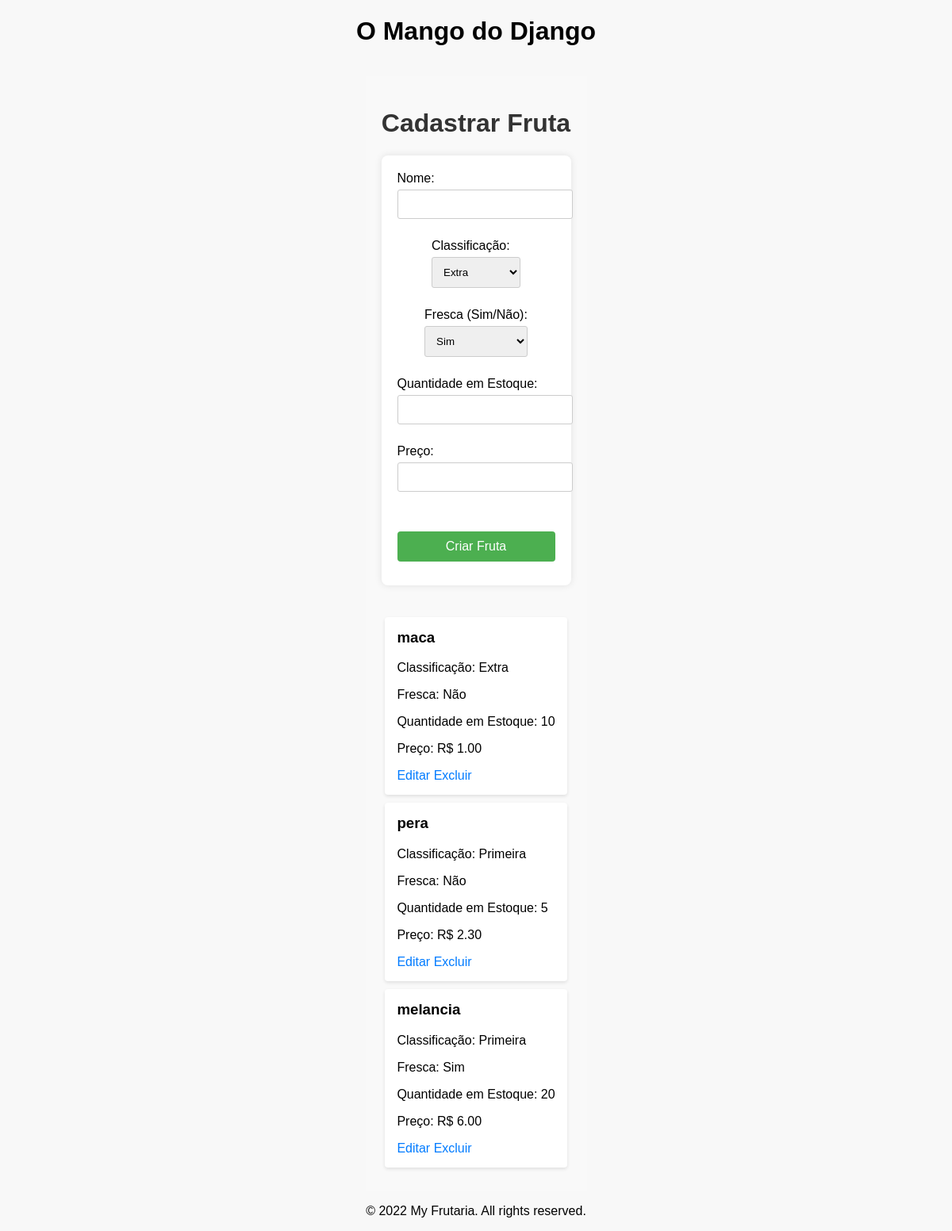
Before: /create_fruit/ with the older database file.
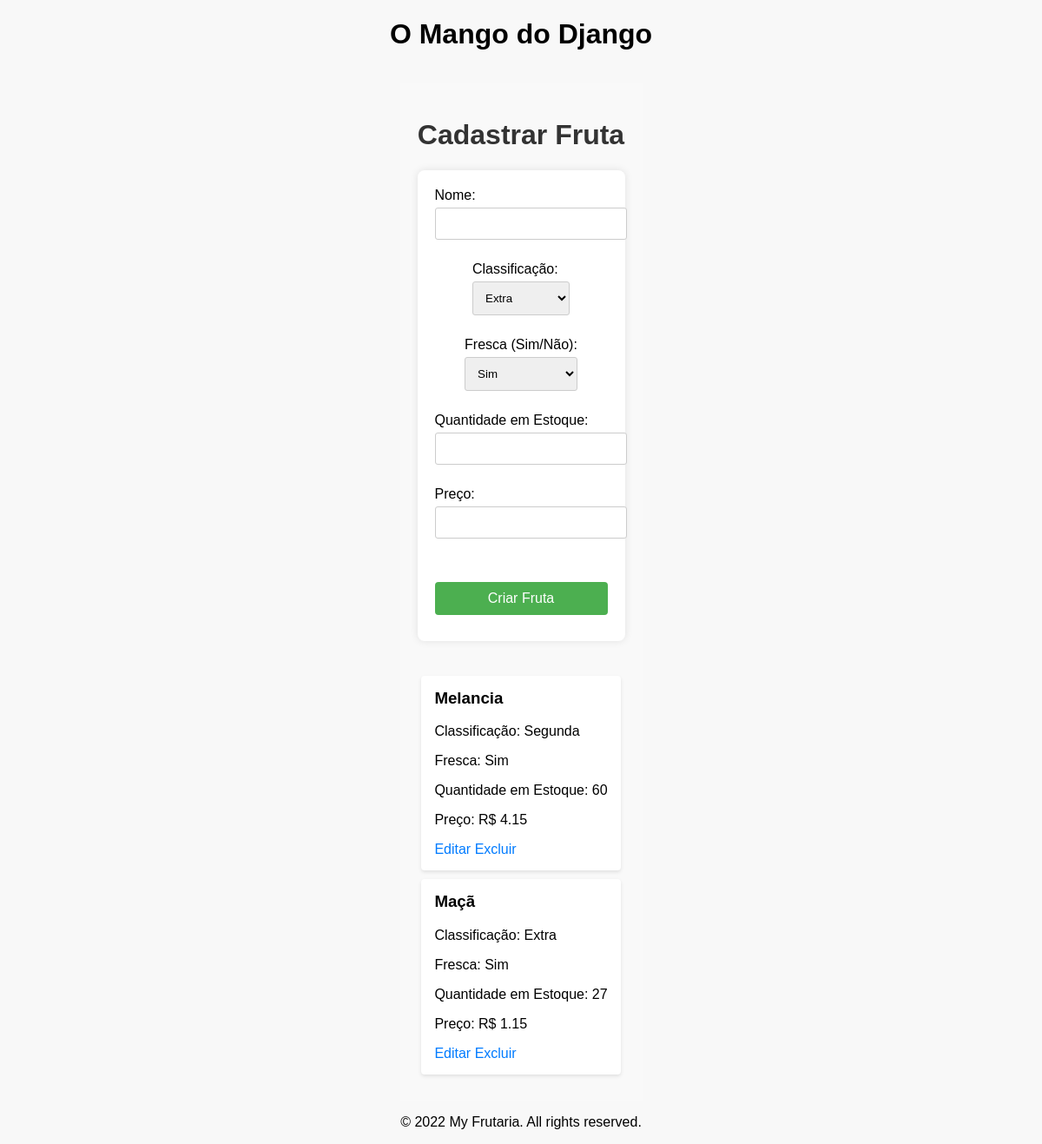
After: the same page with the newer database file.
### frutaria/models.py (models this page shows)
class Fruta(models.Model):
    nome = models.CharField(max_length=100)
    classificacao = models.CharField(max_length=100)
    fresca = models.BooleanField(default=True)
    qtd_estoque = models.IntegerField()
    preco = models.FloatField(default=0.00)

### frutaria/views.py (the view, shortened to what this page needs)
# urls.py: path('create_fruit/', views.create_fruit, name='create_fruit'),
@csrf_exempt
def create_fruit(request):
    if request.method == 'GET':
        frutas = Fruta.objects.all()
        return render(request, 'create_fruit.html', {'frutas': frutas})

### frutaria/templates/create_fruit.html (shortened to what this page needs)
{% extends 'base.html' %}
{% block content %}
    <div class="container">
        <h1 class="titulo">Cadastrar Fruta</h1>
        <form method="post" class="formulario" action="{% url 'create_fruit' %}">
            <div class="campo-form">
                <label for="nome">Nome:</label>
                <input type="text" id="nome" name="nome" required>
            </div>
            <div class="campo-form">
                <label for="classificacao">Classificação:</label>
                <select id="classificacao" name="classificacao" required>
                    <option value="Extra">Extra</option>
                </select>
            </div>
            <div class="campo-form">
                <label for="fresca">Fresca (Sim/Não):</label>
                <select id="fresca" name="fresca" required>
                    <option value="True">Sim</option>
                </select>
            </div>
            <div class="campo-form">
                <label for="qtd_estoque">Quantidade em Estoque:</label>
                <input type="number" id="qtd_estoque" name="qtd_estoque" min="0" required>
            </div>
            <div class="campo-form">
                <label for="preco">Preço:</label>
                <input type="text" id="preco" name="preco" required>
            </div>
            <button type="submit" class="botao">Criar Fruta</button>
        </form>
        <div class="lista-frutas">
            {% for fruta in frutas %}
                <div class="fruta">
                    <h3>{{ fruta.nome }}</h3>
                    <p>Classificação: {{ fruta.classificacao }}</p>
                    <p>Fresca: {% if fruta.fresca %}Sim{% else %}Não{% endif %}</p>
                    <p>Quantidade em Estoque: {{ fruta.qtd_estoque }}</p>
                    <p>Preço: R$ {{ fruta.preco|floatformat:2 }}</p>
                    <a href="{% url 'fruit_edit' fruta.id %}" class="link">Editar</a>
                    <a href="{% url 'fruit_delete' fruta.id %}" class="link">Excluir</a>
                </div>
            {% empty %}
                <p>Nenhuma fruta cadastrada.</p>
            {% endfor %}
        </div>
    </div>
{% endblock %}

Changed rows visible on the page:
removed Fruta: nome "maca", classificacao "Extra", fresca "Não", qtd_estoque "10", preco "1.00"
removed Fruta: nome "pera", classificacao "Primeira", fresca "Não", qtd_estoque "5", preco "2.30"
removed Fruta: nome "melancia", classificacao "Primeira", fresca "Sim", qtd_estoque "20", preco "6.00"
added Fruta: nome "Melancia", classificacao "Segunda", fresca "Sim", qtd_estoque "60", preco "4.15"
added Fruta: nome "Maçã", classificacao "Extra", fresca "Sim", qtd_estoque "27", preco "1.15"
